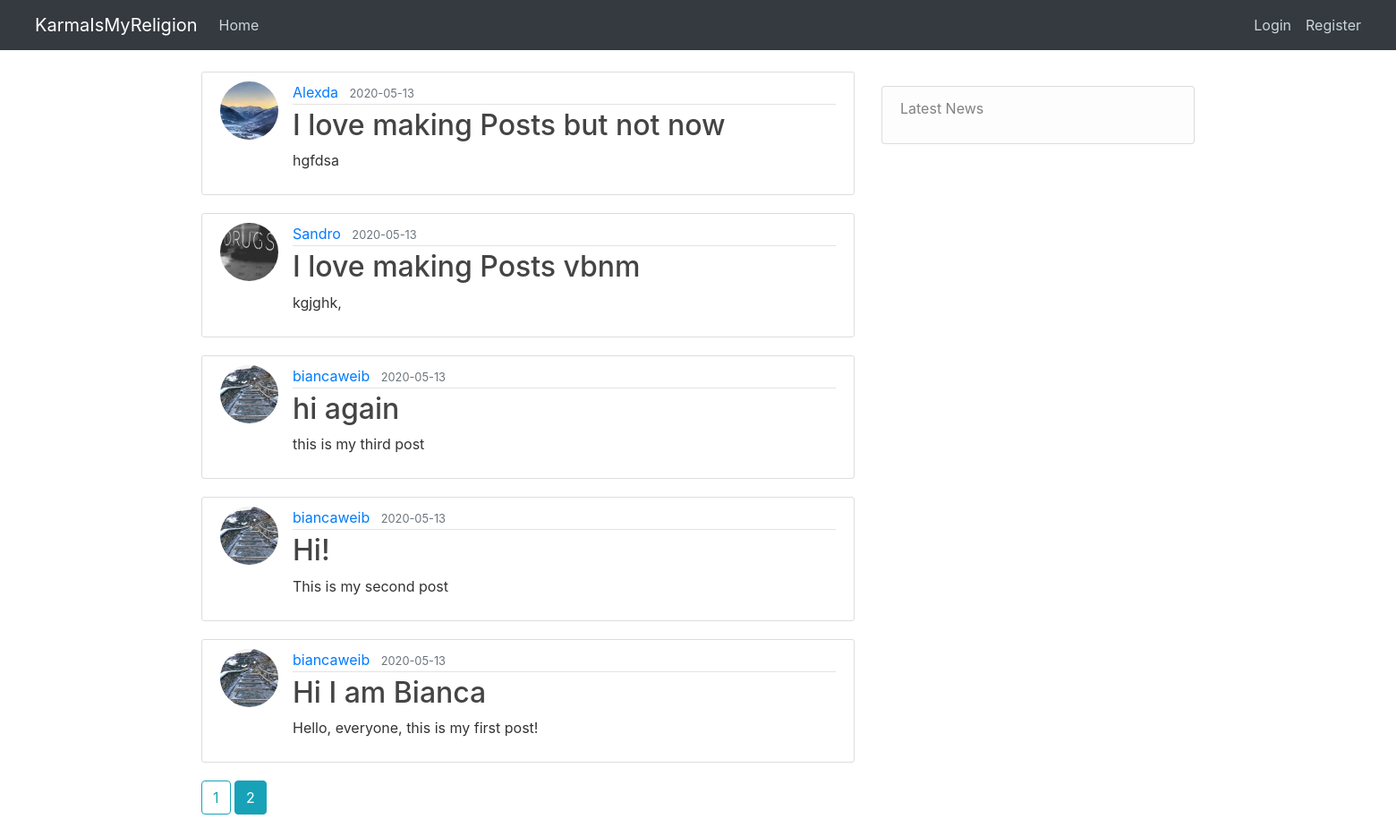
The page /home on the database its author committed.
### flaskblog/models.py (models this page shows, shortened)
class Post(db.Model):
    id = db.Column(db.Integer, primary_key=True)
    title = db.Column(db.String(100), nullable=False)
    date_posted = db.Column(db.DateTime, nullable=False, default=datetime.utcnow)
    content = db.Column(db.Text, nullable=False)
    user_id = db.Column(db.Integer, db.ForeignKey('user.id'), nullable=False)

class User(db.Model, UserMixin):
    id = db.Column(db.Integer, primary_key=True)
    username = db.Column(db.String(20), unique=True, nullable=False)
    email = db.Column(db.String(120), unique=True, nullable=False)
    image_file = db.Column(db.String(20), nullable=False, default='default.jpg')
    password = db.Column(db.String(60), nullable=False)
    posts = db.relationship('Post', backref='author', lazy=True)

### flaskblog/main/routes.py (the view)
@main.route('/')
@main.route('/home')
def home():
    page = request.args.get('page', 1, type=int)
    posts = Post.query.order_by(Post.date_posted.desc()).paginate(page=page, per_page=5)
    return render_template('home.html', posts=posts)

### flaskblog/templates/home.html
{% extends "layout.html" %}
{% block content %}
    {% for post in posts.items %}
    <article class="media content-section">
        <img class="rounded-circle article-img"src="{{ url_for('static', filename='pics/' + post.author.image_file) }}" alt="">
        <div class="media-body">
         <div class="article-metadata">
          <a class="mr-2" href="{{ url_for('users.user_post', username=post.author.username) }}">{{ post.author.username }}</a>
          <small class="text-muted">{{ post.date_posted.strftime('%Y-%m-%d') }}</small>
        </div>
        <h2><a class="article-title" href="{{ url_for('posts.post', post_id=post.id) }}">{{ post.title }}</a></h2>
        <p class="article-content">{{ post.content }}</p>
      </div>
    </article>
    {% endfor %}
    {% for page_num in posts.iter_pages(left_edge=1, right_edge=1, left_current=1, right_current=2) %}
      {% if page_num %}
        {% if posts.page == page_num %}
          <a class="btn btn-outline-info mb-4"href="{{url_for('main.home', page=page_num)}}">{{ page_num }}</a>
        {% else %}
          <a class="btn btn-info mb-4"href="{{url_for('main.home', page=page_num)}}">{{ page_num }}</a>
        {% endif %}
      {% else %}
        ...
      {% endif %}
    {% endfor %}
{% endblock %}

### flaskblog/static/main.css (style rules this page uses)
body { background: url(https://imgur.com/rcdwDuU); color: #333333; margin-top: 5rem; }
.content-section { background: #ffffff; padding: 10px 20px; border: 1px solid #dddddd; border-radius: 3px; margin-bottom: 20px; }
.article-title { color: #444444; }
.article-content { white-space: pre-line; }
.article-img { height: 65px; width: 65px; margin-right: 16px; }
.article-metadata { padding-bottom: 1px; margin-bottom: 4px; border-bottom: 1px solid #e3e3e3 }

### rows shown on the page
Post: image_file (picture), author.username "Alexda", date_posted "2020-05-13", title "I love making Posts but not now", content "hgfdsa"
Post: image_file (picture), author.username "Sandro", date_posted "2020-05-13", title "I love making Posts vbnm", content "kgjghk,"
Post: image_file (picture), author.username "biancaweib", date_posted "2020-05-13", title "hi again", content "this is my third post"
Post: image_file (picture), author.username "biancaweib", date_posted "2020-05-13", title "Hi!", content "This is my second post"
Post: image_file (picture), author.username "biancaweib", date_posted "2020-05-13", title "Hi I am Bianca", content "Hello, everyone, this is my first post!"

### other values the page prints
{{ page_num }} "1"
{{ page_num }} "2"
